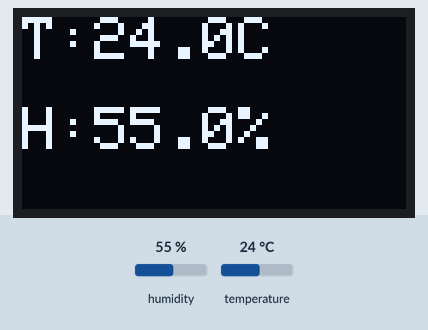
Bench run of a program on a simulated ESP32. On the bench: 128×64 one-colour display. The test bench sets the inputs (shaded band); at power-on: humidity 55 %, temperature 24 °C. What the program prints to the serial monitor is not drawn.

Above: at 6.2 s.
6.3 s: humidity set to 22 %
At 8.1 s:
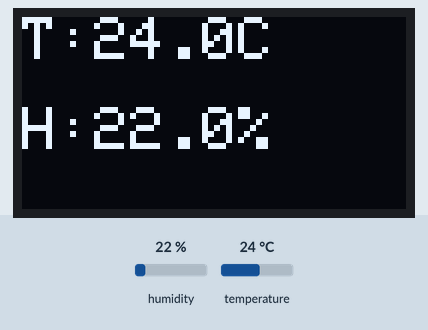
8.8 s: temperature set to 12 °C
At 10.2 s:
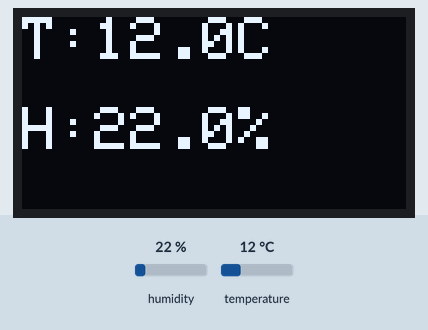
11.0 s: humidity set to 40 %
At 12.3 s:
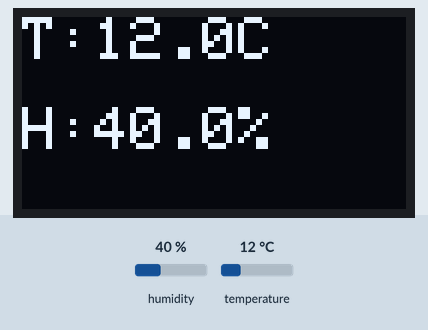
13.2 s: temperature set to 19 °C
At 14.4 s:
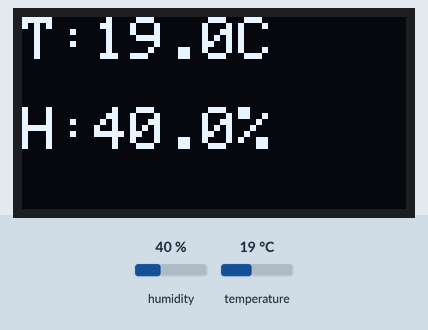
Timing chart, 0 to 16.2 s (numbered marks = the images above; inputs shaded):
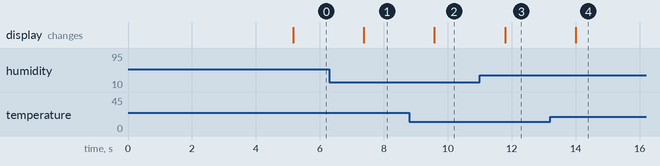

Measured:
- after the input at 6.3 s, the display: changes after 1.1 s (image 1)
- after the input at 8.8 s, the display: changes after 0.79 s (image 2)
- after the input at 11.0 s, the display: changes after 0.80 s (image 3)
- after the input at 13.2 s, the display: changes after 0.81 s (image 4)

The program:

main.cpp
```cpp
#include <Arduino.h>
#include "sensor.h"
#include "display.h"

void setup()
{
    Serial.begin(115200);

    if(!initSensors())
    {
        Serial.println("Sensor Error");
        while(1);
    }

    if(!initDisplay())
    {
        Serial.println("Display Error");
        while(1);
    }

    Serial.println("System OK");
}

void loop()
{
    SensorData data = readSensors();

    Serial.print("Temp=");
    Serial.print(data.temperature);

    Serial.print(" Hum=");
    Serial.println(data.humidity);

    updateDisplay(
        data.temperature,
        data.humidity
    );

    delay(1000);
}
```

display.h
```cpp
#ifndef DISPLAY_H
#define DISPLAY_H

bool initDisplay();
void updateDisplay(float temp, float hum);

#endif
```

sensor.h
```cpp
#ifndef SENSOR_H
#define SENSOR_H

struct SensorData {
    float temperature;
    float humidity;
    float pressure;

    float ax;
    float ay;
    float az;
};

bool initSensors();
SensorData readSensors();

#endif
```

display.cpp
```cpp
#include "display.h"

#include <Wire.h>
#include <Adafruit_GFX.h>
#include <Adafruit_SSD1306.h>

#define SCREEN_WIDTH 128
#define SCREEN_HEIGHT 64

Adafruit_SSD1306 display(
    SCREEN_WIDTH,
    SCREEN_HEIGHT,
    &Wire,
    -1
);

bool initDisplay()
{
    Wire.begin(21,22);

    if (!display.begin(SSD1306_SWITCHCAPVCC, 0x3C))
    {
        Serial.println("OLED FAIL");
        return false;
    }

    Serial.println("OLED OK");

    display.clearDisplay();
    display.setTextSize(2);
    display.setTextColor(SSD1306_WHITE);
    display.setCursor(0,0);
    display.println("OLED OK");
    display.display();

    delay(5000);

    return true;
}

void updateDisplay(float temp, float hum)
{
    display.clearDisplay();

    display.setTextSize(2);
    display.setTextColor(SSD1306_WHITE);

    display.setCursor(0, 0);
    display.print("T:");
    display.print(temp, 1);
    display.println("C");

    display.setCursor(0, 30);
    display.print("H:");
    display.print(hum, 1);
    display.println("%");

    display.display();
}
```

sensor.cpp
```cpp
#include "sensor.h"

#include <Wire.h>
#include <Adafruit_AHTX0.h>

Adafruit_AHTX0 aht;

bool initSensors()
{
    Wire.begin(21, 22);

    if (!aht.begin()) {
        return false;
    }

    return true;
}

SensorData readSensors()
{
    SensorData data;

    sensors_event_t humidity;
    sensors_event_t temp;

    aht.getEvent(&humidity, &temp);

    data.temperature = temp.temperature;
    data.humidity = humidity.relative_humidity;

    // 未実装部分
    data.pressure = 0;

    data.ax = 0;
    data.ay = 0;
    data.az = 0;

    return data;
}
```
